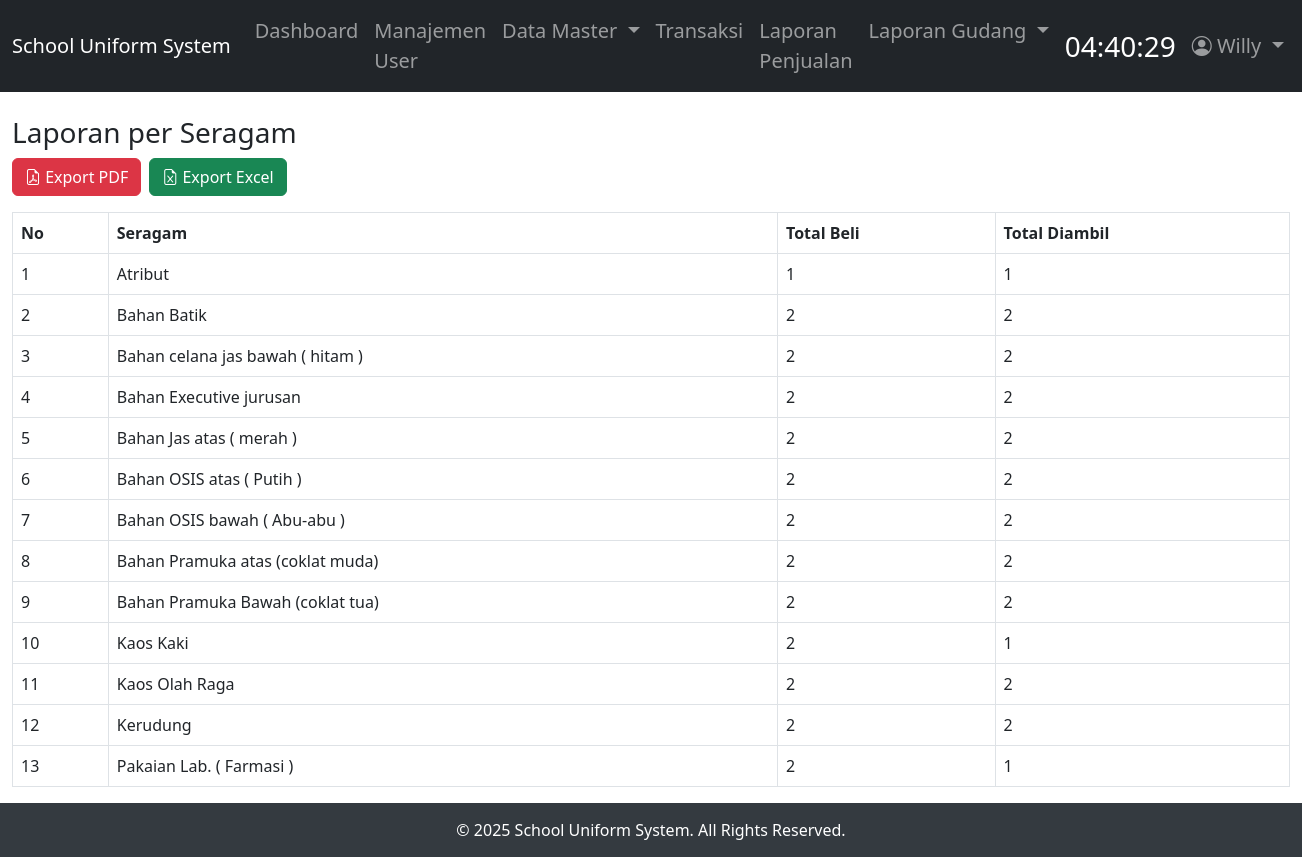
The page /laporan/reportBySeragam (signed in) on the database as committed earlier.
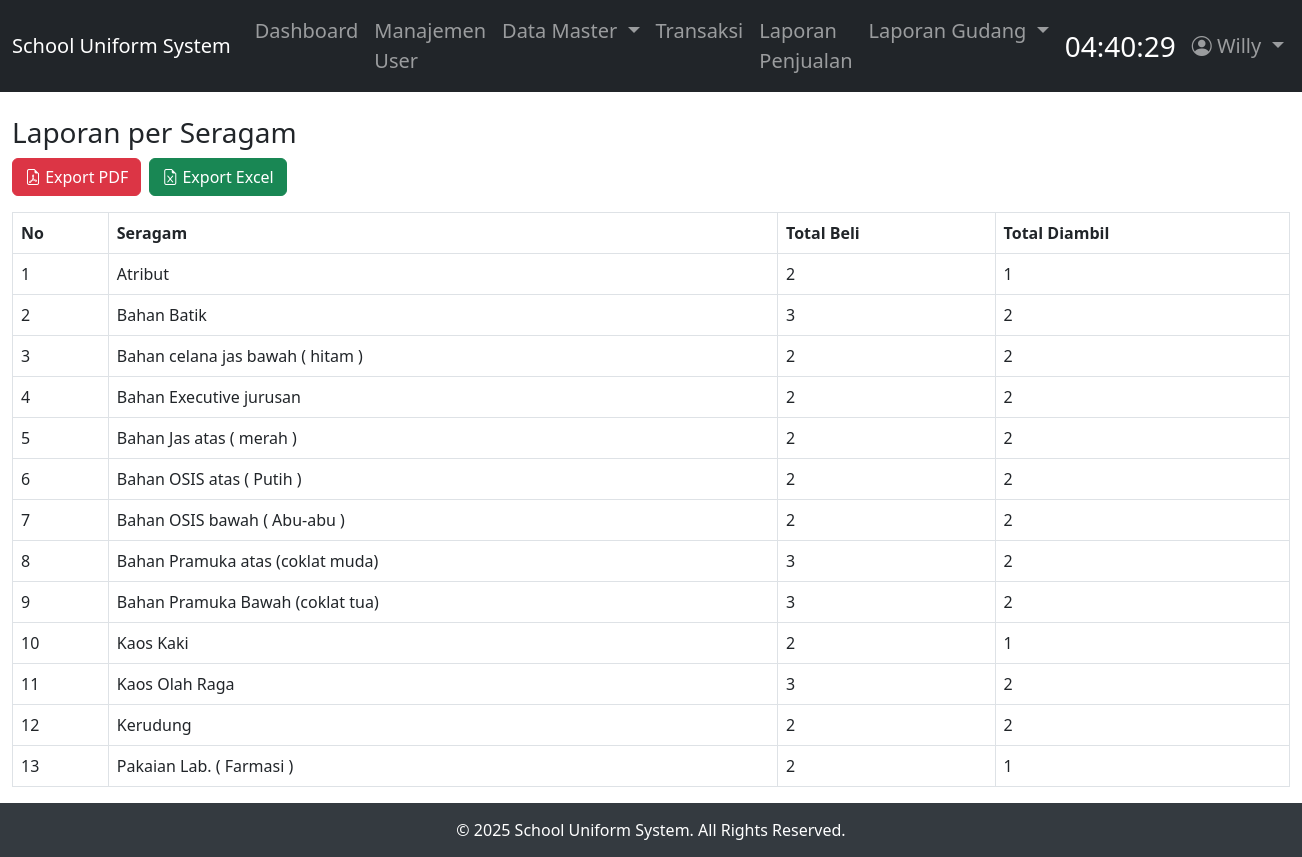
The same page on the database as committed later.
### tables this page shows
CREATE TABLE IF NOT EXISTS `seragam` (
  `id` int NOT NULL AUTO_INCREMENT,
  `nama` varchar(100) NOT NULL,
  `harga` decimal(10,0) NOT NULL,
  `harga_tambahan` decimal(10,0) DEFAULT NULL,
  `berhijab` tinyint(1) NOT NULL DEFAULT '0',
  `harga_berhijab` decimal(10,0) DEFAULT '0',
  `sort_order` int NOT NULL DEFAULT '0',
  PRIMARY KEY (`id`)
);

### app/core/Controller.php (called while the page is built, shortened)
<?php
class Controller
{
    public function view(string $view, array $data = []): void
    {
        $viewPath = "../app/views/{$view}.php";
        extract($data);
        require_once $viewPath;
    }
}

### app/controllers/Laporan.php (called while the page is built, shortened)
<?php
class Laporan extends Controller
{
    private Laporan_model $laporanModel;
    public function __construct()
    {
        $this->laporanModel = $this->model('Laporan_model');
    }
    public function reportBySeragam()
    {
        $data = [
            'judul'  => 'Laporan per Seragam',
            'reports' => $this->laporanModel->getReportBySeragam()
        ];
        $this->view('laporan/report_by_seragam', $data);
    }
}

### app/core/App.php (called while the page is built, shortened)
<?php
class App
{
    protected string $method = 'index';
    public function __construct()
    {
        $url = $this->parseURL();
        if (!empty($url) && file_exists("../app/controllers/" . ucfirst($url[0]) . ".php")) {
            unset($url[0]);
        } elseif (!empty($url)) {
            $this->controller = 'Error404';
        }
        $this->controllerInstance = new $this->controller;
        if (isset($url[1]) && method_exists($this->controllerInstance, $url[1])) {
            $this->method = $url[1];
            unset($url[1]);
        } elseif (isset($url[1])) {
            $this->controller = 'Error404';
            require_once "../app/controllers/Error404.php";
            $this->controllerInstance = new Error404;
            $this->method = 'index';
            unset($url[1]);
        }
        $this->params = !empty($url) ? array_values($url) : [];
        try {
            call_user_func_array([$this->controllerInstance, $this->method], $this->params);
        } catch (Throwable $e) {
            echo "Terjadi kesalahan saat menjalankan aplikasi: " . $e->getMessage();
        }
    }
    public function parseURL(): array
    {
        return explode('/', filter_var(rtrim($_GET['url'], '/'), FILTER_SANITIZE_URL));
    }
}

### public/index.php (called while the page is built, shortened)
<?php
$app = new App;

### app/core/Database.php (called while the page is built, shortened)
<?php
class Database
{
    private static ?Database $instance = null;
    private string $host = DB_HOST;
    private string $user = DB_USER;
    private string $pass = DB_PASS;
    private string $db_name = DB_NAME;
    private PDO $dbh;
    private ?PDOStatement $stmt = null;
    private string $lastQuery = '';
    private array $lastParams = [];
    private function __construct()
    {
        $dsn = "mysql:host={$this->host};dbname={$this->db_name}";
        $options = [
            PDO::ATTR_PERSISTENT => true,
            PDO::ATTR_ERRMODE    => PDO::ERRMODE_EXCEPTION,
        ];
        try {
            $this->dbh = new PDO($dsn, $this->user, $this->pass, $options);
        } catch (PDOException $e) {
            Logger::logError($e, 'DB Connection Failed');
            die("DB Connection Error: " . $e->getMessage());
        }
    }
    public static function getInstance(): self
    {
        if (self::$instance === null) {
            self::$instance = new self();
        }
        return self::$instance;
    }
    public function query(string $query): void
    {
        $this->lastQuery = $query;
        $this->lastParams = [];
        $this->stmt = $this->dbh->prepare($query);
    }
    public function execute(array $params = []): bool
    {
        try {
            $result = $this->stmt->execute($params ?: $this->lastParams);
            return $result;
        } catch (PDOException $e) {
            Logger::logError($e, $this->lastQuery);
            return false;
        }
    }
    public function resultSet(): array
    {
        return $this->execute() ? $this->stmt->fetchAll(PDO::FETCH_ASSOC) : [];
    }
}

### app/core/BaseModel.php (called while the page is built, shortened)
<?php
abstract class BaseModel
{
    protected Database $db;
    public function __construct()
    {
        $this->db = Database::getInstance();
    }
    protected function fetchAll(string $query, array $params = []): array
    {
        try {
            $this->db->query($query);
            $result = $this->db->resultSet();
            return $result;
        } catch (PDOException $e) {
            Logger::logError($e, 'FetchAll Query');
            return [];
        }
    }
}

### app/models/Laporan_model.php (called while the page is built, shortened)
<?php
class Laporan_model extends BaseModel
{
    public function getReportBySeragam(): array
    {
        $sql = "
          SELECT
            sr.id   AS seragam_id,
            sr.nama AS seragam,
            COUNT(td.id) AS total_beli,
            SUM(td.status_ambil = 'diambil') AS total_diambil
          FROM seragam sr
          JOIN transaksi_detail td
            ON td.seragam_id = sr.id
          JOIN transaksi t
            ON t.id = td.transaksi_id
           AND t.status <> 'batal'
          GROUP BY sr.id, sr.nama
          ORDER BY sr.nama
        ";
        return $this->fetchAll($sql);
    }
}

### app/views/laporan/report_by_seragam.php (the view, shortened to what the changed rows need)
<table class="table table-bordered" id="tblSeragam">
  <thead>
    <tr>
      <th>No</th>
      <th>Seragam</th>
      <th>Total Beli</th>
      <th>Total Diambil</th>
    </tr>
  </thead>
  <tbody>
    <?php $no = 1;
    foreach ($reports as $r): ?>
      <tr>
        <td><?= $no++ ?></td>
        <td><?= htmlspecialchars($r['seragam']) ?></td>
        <td><?= $r['total_beli'] ?></td>
        <td><?= $r['total_diambil'] ?></td>
      </tr>
    <?php endforeach; ?>
  </tbody>
</table>

Rows that differ between the two databases and show on the page:
changed seragam "Atribut": total_beli "1" → "2"
computed for seragam "Bahan Batik": total_beli "2" → "3"
computed for seragam "Bahan Pramuka atas (coklat muda)": total_beli "2" → "3"
computed for seragam "Bahan Pramuka Bawah (coklat tua)": total_beli "2" → "3"
changed seragam "Kaos Olah Raga": total_beli "2" → "3"
